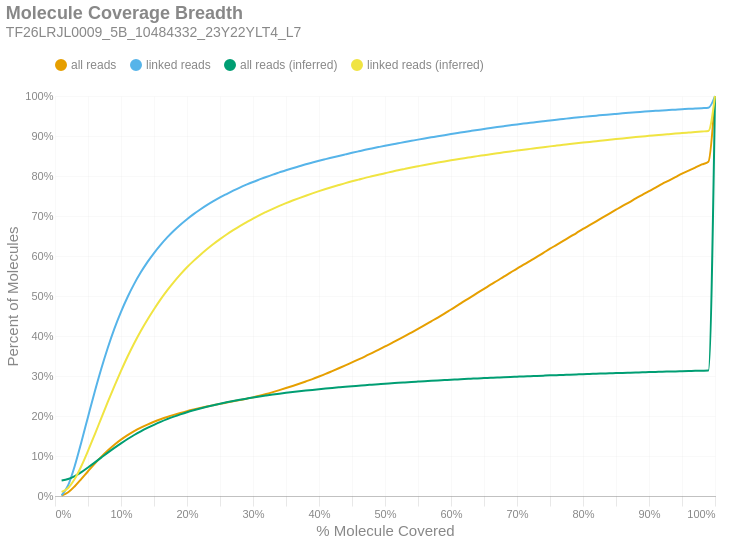

Notebook code for this chart:
### Markdown cell above
### Molecule Read Coverage
This chart shows molecule coverage breadth as computed by the number of bases aligned to that molecule. In other words, "*how much of each unique long molecule is actually sequenced/aligned?*" Keep in mind there is a distinction between sequences and alignments, since some sequences belonging to a particular molecule may not align well and wouldn't appear in the alignment data. This chart also shows molecule coverage breadth as computed by the *inferred fragment* from which the aligned sequences originate. Unlike read coverage, this calculation takes into account the total insert size, including unsequenced gaps between the forward and reverse reads. Like the previous figures, these are cumulative percents.

### Code cell
if SKIPLR:
    print_html(f"Skipped")
else:
    binned_df = consolidated_hist(valids['coverage_bp'], mask, 0.01, True)
    binned_df_inf = consolidated_hist(valids['coverage_inserts'], mask, 0.01, True)
    binned_df = binned_df.with_columns(pl.lit(binned_df_inf['all reads (cumsum)']).alias('all reads (inferred)'))
    binned_df = binned_df.with_columns(pl.lit(binned_df_inf['linked reads (cumsum)']).alias('linked reads (inferred)'))
    binned_df = binned_df.with_columns(
        (pl.col('bin').cast(pl.Float64) + 0.01).alias('right_edge')
    )

    with SafeRender(binned_df):
        (
            density_plot(binned_df, 'Molecule Coverage Breadth', samplename, 'molcov', ['all reads (inferred)','linked reads (inferred)'])
            .encode(
                #x=alt.X('bin:Q', title="% Molecule Covered").axis(format = '%').scale(padding=0),
                x=alt.X('right_edge:Q', title="% Molecule Covered").axis(format='%').scale(padding=0),
                y=alt.Y('value:Q', title='Percent of Molecules')
                    .axis(format='%')
                    .stack(False)
                    .scale(domainMin=0, padding=0),
                color=alt.Color("key:N").scale(domain = ["all reads", "linked reads", "all reads (inferred)", "linked reads (inferred)"]),
                tooltip = [
                    alt.Tooltip("key:N", title = "Data Type"),
                    alt.Tooltip("range_label:N", title="% Molecule Covered"),
                    alt.Tooltip("value:Q", format = ".2%", title="% Molecules")
                ]
            )
        ).display()

### Figure 1 — Vega-Lite specification as saved in the notebook (floating-point values rounded to 4 significant figures)
{"width": "container", "height": 400, "config": {"title": {"anchor": "start", "dy": -15, "fontSize": 18, "color": "#888888", "subtitleColor": "#888888", "subtitleFontSize": 14}, "arc": {"fill": "#0072B2"}, "axis": {"domainColor": "#888888", "domainWidth": 0.5, "gridWidth": 0.2, "grid": false, "titleFontWeight": 400, "titleFontSize": 15, "labelFontSize": 11, "labelColor": "#888888", "tickColor": "#888888", "tickWidth": 0.2, "titleColor": "#888888"}, "axisBand": {"grid": false}, "axisX": {"grid": true, "tickSize": 10, "domainCap": "round"}, "axisY": {"domain": false, "grid": true, "tickSize": 0, "domainCap": "round"}, "background": "transparent", "header": {"labelFontSize": 15, "labelColor": "#888888", "titleFontSize": 15, "titleFontWeight": 600, "titleColor": "#888888"}, "legend": {"labelFont": "sans-serif", "labelFontSize": 12, "labelColor": "#888888", "symbolSize": 100, "symbolType": "circle", "titleFontSize": 12, "titlePadding": 10, "titleColor": "#888888", "title": null, "orient": "top"}, "range": {"category": ["#E69F00", "#56B4E9", "#009E73", "#F0E442", "#0072B2", "#D55E00", "#CC79A7", "#000000"], "diverging": ["#cfe8f3", "#a2d4ec", "#73bfe2", "#46abdb", "#1696d2", "#12719e"]}, "area": {"fill": "#0072B2", "fillOpacity": 0.7, "line": true, "strokeOpacity": 0.7}, "line": {"color": "#0072B2", "stroke": "#0072B2", "strokeWidth": 2}, "trail": {"color": "#0072B2", "stroke": "#0072B2", "strokeWidth": 0, "size": 1}, "point": {"filled": true, "fillOpacity": 1.0, "size": 95}, "text": {"color": "#888888", "fontSize": 11, "align": "right", "fontWeight": 400, "size": 11}, "bar": {"fill": "#0072B2", "stroke": null}, "view": {"stroke": null, "continuousWidth": 660, "continuousHeight": 400}}, "data": {"name": "data-200b70aed3ee524ccf1949070832f5b8"}, "mark": {"type": "line", "interpolate": "monotone", "point": {"opacity": 0, "size": 275}}, "encoding": {"color": {"field": "key", "scale": {"domain": ["all reads", "linked reads", "all reads (inferred)", "linked reads (inferred)"]}, "type": "nominal"}, "tooltip": [{"field": "key", "title": "Data Type", "type": "nominal"}, {"field": "range_label", "title": "% Molecule Covered", "type": "nominal"}, {"field": "value", "format": ".2%", "title": "% Molecules", "type": "quantitative"}], "x": {"axis": {"format": "%"}, "field": "right_edge", "scale": {"padding": 0}, "title": "% Molecule Covered", "type": "quantitative"}, "y": {"axis": {"format": "%"}, "field": "value", "scale": {"domainMin": 0, "padding": 0}, "stack": false, "title": "Percent of Molecules", "type": "quantitative"}}, "params": [{"name": "param_c36ac31b6afebe62", "select": {"type": "point", "fields": ["key"]}, "bind": "legend"}], "title": {"text": "Molecule Coverage Breadth", "subtitle": "TF26LRJL0009_5B_10484332_23Y22YLT4_L7"}, "transform": [{"fold": ["all reads (cumsum)", "linked reads (cumsum)", "all reads (inferred)", "linked reads (inferred)"]}, {"calculate": "replace(datum.key, ' (cumsum)', '')", "as": "key"}, {"filter": {"param": "param_c36ac31b6afebe62"}}], "usermeta": {"embedOptions": {"downloadFileName": "TF26LRJL0009_5B_10484332_23Y22YLT4_L7.molcov"}}, "$schema": "https://vega.github.io/schema/vega-lite/v6.4.1.json", "datasets": {"data-200b70aed3ee524ccf1949070832f5b8": [{"bin": "0.0", "interval": "0.0-0.01", "all reads": 0.0008047, "linked reads": 0.001687, "all reads (cumsum)": 0.0008047, "linked reads (cumsum)": 0.001687, "range_label": "0.0-0.01", "all reads (inferred)": 0.03891, "linked reads (inferred)": 0.01027, "right_edge": 0.01}, {"bin": "0.01", "interval": "0.01-0.02", "all reads": 0.008503, "linked reads": 0.02543, "all reads (cumsum)": 0.009308, "linked reads (cumsum)": 0.02712, "range_label": "0.01-0.02", "all reads (inferred)": 0.04245, "linked reads (inferred)": 0.02019, "right_edge": 0.02}, {"bin": "0.02", "interval": "0.02-0.03", "all reads": 0.01521, "linked reads": 0.04838, "all reads (cumsum)": 0.02452, "linked reads (cumsum)": 0.0755, "range_label": "0.02-0.03", "all reads (inferred)": 0.0497, "linked reads (inferred)": 0.0429, "right_edge": 0.03}, {"bin": "0.03", "interval": "0.03-0.04", "all reads": 0.01822, "linked reads": 0.0595, "all reads (cumsum)": 0.04274, "linked reads (cumsum)": 0.135, "range_label": "0.03-0.04", "all reads (inferred)": 0.05971, "linked reads (inferred)": 0.07505, "right_edge": 0.04}, {"bin": "0.04", "interval": "0.04-0.05", "all reads": 0.01906, "linked reads": 0.06271, "all reads (cumsum)": 0.0618, "linked reads (cumsum)": 0.1977, "range_label": "0.04-0.05", "all reads (inferred)": 0.07133, "linked reads (inferred)": 0.1128, "right_edge": 0.05}, {"bin": "0.05", "interval": "0.05-0.06", "all reads": 0.01867, "linked reads": 0.06183, "all reads (cumsum)": 0.08046, "linked reads (cumsum)": 0.2595, "range_label": "0.05-0.06", "all reads (inferred)": 0.0835, "linked reads (inferred)": 0.1529, "right_edge": 0.06}, {"bin": "0.06", "interval": "0.06-0.07", "all reads": 0.01744, "linked reads": 0.05796, "all reads (cumsum)": 0.0979, "linked reads (cumsum)": 0.3175, "range_label": "0.06-0.07", "all reads (inferred)": 0.09596, "linked reads (inferred)": 0.1941, "right_edge": 0.07}, {"bin": "0.07", "interval": "0.07-0.08", "all reads": 0.016, "linked reads": 0.05314, "all reads (cumsum)": 0.1139, "linked reads (cumsum)": 0.3706, "range_label": "0.07-0.08", "all reads (inferred)": 0.1083, "linked reads (inferred)": 0.2351, "right_edge": 0.08}, {"bin": "0.08", "interval": "0.08-0.09", "all reads": 0.0144, "linked reads": 0.04787, "all reads (cumsum)": 0.1283, "linked reads (cumsum)": 0.4185, "range_label": "0.08-0.09", "all reads (inferred)": 0.1202, "linked reads (inferred)": 0.2747, "right_edge": 0.09}, {"bin": "0.09", "interval": "0.09-0.1", "all reads": 0.01265, "linked reads": 0.04202, "all reads (cumsum)": 0.141, "linked reads (cumsum)": 0.4605, "range_label": "0.09-0.1", "all reads (inferred)": 0.1316, "linked reads (inferred)": 0.3126, "right_edge": 0.1}, {"bin": "0.1", "interval": "0.1-0.11", "all reads": 0.01118, "linked reads": 0.03703, "all reads (cumsum)": 0.1521, "linked reads (cumsum)": 0.4976, "range_label": "0.1-0.11", "all reads (inferred)": 0.1425, "linked reads (inferred)": 0.3487, "right_edge": 0.11}, {"bin": "0.11", "interval": "0.11-0.12", "all reads": 0.009917, "linked reads": 0.0328, "all reads (cumsum)": 0.1621, "linked reads (cumsum)": 0.5304, "range_label": "0.11-0.12", "all reads (inferred)": 0.1525, "linked reads (inferred)": 0.382, "right_edge": 0.12}, {"bin": "0.12", "interval": "0.12-0.13", "all reads": 0.008738, "linked reads": 0.0288, "all reads (cumsum)": 0.1708, "linked reads (cumsum)": 0.5592, "range_label": "0.12-0.13", "all reads (inferred)": 0.1617, "linked reads (inferred)": 0.4127, "right_edge": 0.13}, {"bin": "0.13", "interval": "0.13-0.14", "all reads": 0.007807, "linked reads": 0.02558, "all reads (cumsum)": 0.1786, "linked reads (cumsum)": 0.5847, "range_label": "0.13-0.14", "all reads (inferred)": 0.1701, "linked reads (inferred)": 0.4407, "right_edge": 0.14}, {"bin": "0.14", "interval": "0.14-0.15", "all reads": 0.006967, "linked reads": 0.0227, "all reads (cumsum)": 0.1856, "linked reads (cumsum)": 0.6074, "range_label": "0.14-0.15", "all reads (inferred)": 0.178, "linked reads (inferred)": 0.467, "right_edge": 0.15}, {"bin": "0.15", "interval": "0.15-0.16", "all reads": 0.006306, "linked reads": 0.02045, "all reads (cumsum)": 0.1919, "linked reads (cumsum)": 0.6279, "range_label": "0.15-0.16", "all reads (inferred)": 0.1854, "linked reads (inferred)": 0.4916, "right_edge": 0.16}, {"bin": "0.16", "interval": "0.16-0.17", "all reads": 0.005764, "linked reads": 0.01859, "all reads (cumsum)": 0.1976, "linked reads (cumsum)": 0.6465, "range_label": "0.16-0.17", "all reads (inferred)": 0.1921, "linked reads (inferred)": 0.5141, "right_edge": 0.17}, {"bin": "0.17", "interval": "0.17-0.18", "all reads": 0.00521, "linked reads": 0.01668, "all reads (cumsum)": 0.2029, "linked reads (cumsum)": 0.6632, "range_label": "0.17-0.18", "all reads (inferred)": 0.1983, "linked reads (inferred)": 0.5347, "right_edge": 0.18}, {"bin": "0.18", "interval": "0.18-0.19", "all reads": 0.004772, "linked reads": 0.01513, "all reads (cumsum)": 0.2076, "linked reads (cumsum)": 0.6783, "range_label": "0.18-0.19", "all reads (inferred)": 0.2041, "linked reads (inferred)": 0.5539, "right_edge": 0.19}, {"bin": "0.19", "interval": "0.19-0.2", "all reads": 0.004408, "linked reads": 0.01376, "all reads (cumsum)": 0.212, "linked reads (cumsum)": 0.692, "range_label": "0.19-0.2", "all reads (inferred)": 0.2095, "linked reads (inferred)": 0.5718, "right_edge": 0.2}, {"bin": "0.2", "interval": "0.2-0.21", "all reads": 0.004066, "linked reads": 0.01263, "all reads (cumsum)": 0.2161, "linked reads (cumsum)": 0.7047, "range_label": "0.2-0.21", "all reads (inferred)": 0.2143, "linked reads (inferred)": 0.5878, "right_edge": 0.21}, {"bin": "0.21", "interval": "0.21-0.22", "all reads": 0.003827, "linked reads": 0.01164, "all reads (cumsum)": 0.2199, "linked reads (cumsum)": 0.7163, "range_label": "0.21-0.22", "all reads (inferred)": 0.2188, "linked reads (inferred)": 0.6027, "right_edge": 0.22}, {"bin": "0.22", "interval": "0.22-0.23", "all reads": 0.003635, "linked reads": 0.01075, "all reads (cumsum)": 0.2236, "linked reads (cumsum)": 0.7271, "range_label": "0.22-0.23", "all reads (inferred)": 0.223, "linked reads (inferred)": 0.6168, "right_edge": 0.23}, {"bin": "0.23", "interval": "0.23-0.24", "all reads": 0.003431, "linked reads": 0.009874, "all reads (cumsum)": 0.227, "linked reads (cumsum)": 0.737, "range_label": "0.23-0.24", "all reads (inferred)": 0.227, "linked reads (inferred)": 0.6299, "right_edge": 0.24}, {"bin": "0.24", "interval": "0.24-0.25", "all reads": 0.003352, "linked reads": 0.00933, "all reads (cumsum)": 0.2303, "linked reads (cumsum)": 0.7463, "range_label": "0.24-0.25", "all reads (inferred)": 0.2307, "linked reads (inferred)": 0.6421, "right_edge": 0.25}, {"bin": "0.25", "interval": "0.25-0.26", "all reads": 0.003163, "linked reads": 0.00862, "all reads (cumsum)": 0.2335, "linked reads (cumsum)": 0.7549, "range_label": "0.25-0.26", "all reads (inferred)": 0.2342, "linked reads (inferred)": 0.6537, "right_edge": 0.26}, {"bin": "0.26", "interval": "0.26-0.27", "all reads": 0.003127, "linked reads": 0.008348, "all reads (cumsum)": 0.2366, "linked reads (cumsum)": 0.7633, "range_label": "0.26-0.27", "all reads (inferred)": 0.2374, "linked reads (inferred)": 0.6645, "right_edge": 0.27}, {"bin": "0.27", "interval": "0.27-0.28", "all reads": 0.003089, "linked reads": 0.007833, "all reads (cumsum)": 0.2397, "linked reads (cumsum)": 0.7711, "range_label": "0.27-0.28", "all reads (inferred)": 0.2405, "linked reads (inferred)": 0.6747, "right_edge": 0.28}, {"bin": "0.28", "interval": "0.28-0.29", "all reads": 0.003231, "linked reads": 0.00722, "all reads (cumsum)": 0.243, "linked reads (cumsum)": 0.7783, "range_label": "0.28-0.29", "all reads (inferred)": 0.2434, "linked reads (inferred)": 0.6843, "right_edge": 0.29}, {"bin": "0.29", "interval": "0.29-0.3", "all reads": 0.00361, "linked reads": 0.006775, "all reads (cumsum)": 0.2466, "linked reads (cumsum)": 0.7851, "range_label": "0.29-0.3", "all reads (inferred)": 0.2462, "linked reads (inferred)": 0.6937, "right_edge": 0.3}, {"bin": "0.3", "interval": "0.3-0.31", "all reads": 0.003867, "linked reads": 0.006336, "all reads (cumsum)": 0.2504, "linked reads (cumsum)": 0.7914, "range_label": "0.3-0.31", "all reads (inferred)": 0.2489, "linked reads (inferred)": 0.7024, "right_edge": 0.31}, {"bin": "0.31", "interval": "0.31-0.32", "all reads": 0.004459, "linked reads": 0.006229, "all reads (cumsum)": 0.2549, "linked reads (cumsum)": 0.7976, "range_label": "0.31-0.32", "all reads (inferred)": 0.2513, "linked reads (inferred)": 0.7103, "right_edge": 0.32}, {"bin": "0.32", "interval": "0.32-0.33", "all reads": 0.004824, "linked reads": 0.005858, "all reads (cumsum)": 0.2597, "linked reads (cumsum)": 0.8035, "range_label": "0.32-0.33", "all reads (inferred)": 0.2536, "linked reads (inferred)": 0.718, "right_edge": 0.33}, {"bin": "0.33", "interval": "0.33-0.34", "all reads": 0.004969, "linked reads": 0.005475, "all reads (cumsum)": 0.2647, "linked reads (cumsum)": 0.809, "range_label": "0.33-0.34", "all reads (inferred)": 0.2558, "linked reads (inferred)": 0.7254, "right_edge": 0.34}, {"bin": "0.34", "interval": "0.34-0.35", "all reads": 0.005164, "linked reads": 0.005419, "all reads (cumsum)": 0.2698, "linked reads (cumsum)": 0.8144, "range_label": "0.34-0.35", "all reads (inferred)": 0.2579, "linked reads (inferred)": 0.7322, "right_edge": 0.35}, {"bin": "0.35", "interval": "0.35-0.36", "all reads": 0.00534, "linked reads": 0.005038, "all reads (cumsum)": 0.2752, "linked reads (cumsum)": 0.8194, "range_label": "0.35-0.36", "all reads (inferred)": 0.2598, "linked reads (inferred)": 0.7386, "right_edge": 0.36}, {"bin": "0.36", "interval": "0.36-0.37", "all reads": 0.005509, "linked reads": 0.004898, "all reads (cumsum)": 0.2807, "linked reads (cumsum)": 0.8243, "range_label": "0.36-0.37", "all reads (inferred)": 0.2617, "linked reads (inferred)": 0.7448, "right_edge": 0.37}, {"bin": "0.37", "interval": "0.37-0.38", "all reads": 0.005727, "linked reads": 0.004997, "all reads (cumsum)": 0.2864, "linked reads (cumsum)": 0.8293, "range_label": "0.37-0.38", "all reads (inferred)": 0.2635, "linked reads (inferred)": 0.7507, "right_edge": 0.38}, {"bin": "0.38", "interval": "0.38-0.39", "all reads": 0.005854, "linked reads": 0.004467, "all reads (cumsum)": 0.2923, "linked reads (cumsum)": 0.8338, "range_label": "0.38-0.39", "all reads (inferred)": 0.2653, "linked reads (inferred)": 0.7565, "right_edge": 0.39}, {"bin": "0.39", "interval": "0.39-0.4", "all reads": 0.006369, "linked reads": 0.004357, "all reads (cumsum)": 0.2986, "linked reads (cumsum)": 0.8382, "range_label": "0.39-0.4", "all reads (inferred)": 0.267, "linked reads (inferred)": 0.7621, "right_edge": 0.4}, {"bin": "0.4", "interval": "0.4-0.41", "all reads": 0.006625, "linked reads": 0.004055, "all reads (cumsum)": 0.3053, "linked reads (cumsum)": 0.8422, "range_label": "0.4-0.41", "all reads (inferred)": 0.2686, "linked reads (inferred)": 0.7673, "right_edge": 0.41}, {"bin": "0.41", "interval": "0.41-0.42", "all reads": 0.007031, "linked reads": 0.003991, "all reads (cumsum)": 0.3123, "linked reads (cumsum)": 0.8462, "range_label": "0.41-0.42", "all reads (inferred)": 0.2701, "linked reads (inferred)": 0.7724, "right_edge": 0.42}, {"bin": "0.42", "interval": "0.42-0.43", "all reads": 0.007132, "linked reads": 0.003993, "all reads (cumsum)": 0.3194, "linked reads (cumsum)": 0.8502, "range_label": "0.42-0.43", "all reads (inferred)": 0.2716, "linked reads (inferred)": 0.7774, "right_edge": 0.43}, {"bin": "0.43", "interval": "0.43-0.44", "all reads": 0.007216, "linked reads": 0.003875, "all reads (cumsum)": 0.3267, "linked reads (cumsum)": 0.8541, "range_label": "0.43-0.44", "all reads (inferred)": 0.2731, "linked reads (inferred)": 0.7822, "right_edge": 0.44}, {"bin": "0.44", "interval": "0.44-0.45", "all reads": 0.007477, "linked reads": 0.003844, "all reads (cumsum)": 0.3341, "linked reads (cumsum)": 0.8579, "range_label": "0.44-0.45", "all reads (inferred)": 0.2745, "linked reads (inferred)": 0.7867, "right_edge": 0.45}, {"bin": "0.45", "interval": "0.45-0.46", "all reads": 0.007411, "linked reads": 0.003759, "all reads (cumsum)": 0.3415, "linked reads (cumsum)": 0.8617, "range_label": "0.45-0.46", "all reads (inferred)": 0.2758, "linked reads (inferred)": 0.7909, "right_edge": 0.46}, {"bin": "0.46", "interval": "0.46-0.47", "all reads": 0.007668, "linked reads": 0.003718, "all reads (cumsum)": 0.3492, "linked reads (cumsum)": 0.8654, "range_label": "0.46-0.47", "all reads (inferred)": 0.2771, "linked reads (inferred)": 0.7953, "right_edge": 0.47}, {"bin": "0.47", "interval": "0.47-0.48", "all reads": 0.008035, "linked reads": 0.003461, "all reads (cumsum)": 0.3572, "linked reads (cumsum)": 0.8688, "range_label": "0.47-0.48", "all reads (inferred)": 0.2783, "linked reads (inferred)": 0.7991, "right_edge": 0.48}, {"bin": "0.48", "interval": "0.48-0.49", "all reads": 0.007902, "linked reads": 0.003403, "all reads (cumsum)": 0.3651, "linked reads (cumsum)": 0.8723, "range_label": "0.48-0.49", "all reads (inferred)": 0.2795, "linked reads (inferred)": 0.8031, "right_edge": 0.49}, {"bin": "0.49", "interval": "0.49-0.5", "all reads": 0.008907, "linked reads": 0.003329, "all reads (cumsum)": 0.3741, "linked reads (cumsum)": 0.8756, "range_label": "0.49-0.5", "all reads (inferred)": 0.2807, "linked reads (inferred)": 0.807, "right_edge": 0.5}, {"bin": "0.5", "interval": "0.5-0.51", "all reads": 0.007888, "linked reads": 0.003093, "all reads (cumsum)": 0.3819, "linked reads (cumsum)": 0.8787, "range_label": "0.5-0.51", "all reads (inferred)": 0.2818, "linked reads (inferred)": 0.8106, "right_edge": 0.51}, {"bin": "0.51", "interval": "0.51-0.52", "all reads": 0.00892, "linked reads": 0.00313, "all reads (cumsum)": 0.3909, "linked reads (cumsum)": 0.8818, "range_label": "0.51-0.52", "all reads (inferred)": 0.283, "linked reads (inferred)": 0.8144, "right_edge": 0.52}, {"bin": "0.52", "interval": "0.52-0.53", "all reads": 0.008805, "linked reads": 0.003128, "all reads (cumsum)": 0.3997, "linked reads (cumsum)": 0.8849, "range_label": "0.52-0.53", "all reads (inferred)": 0.284, "linked reads (inferred)": 0.8178, "right_edge": 0.53}, {"bin": "0.53", "interval": "0.53-0.54", "all reads": 0.009074, "linked reads": 0.002975, "all reads (cumsum)": 0.4087, "linked reads (cumsum)": 0.8879, "range_label": "0.53-0.54", "all reads (inferred)": 0.285, "linked reads (inferred)": 0.8212, "right_edge": 0.54}, {"bin": "0.54", "interval": "0.54-0.55", "all reads": 0.009159, "linked reads": 0.002993, "all reads (cumsum)": 0.4179, "linked reads (cumsum)": 0.8909, "range_label": "0.54-0.55", "all reads (inferred)": 0.286, "linked reads (inferred)": 0.8244, "right_edge": 0.55}, {"bin": "0.55", "interval": "0.55-0.56", "all reads": 0.009386, "linked reads": 0.002888, "all reads (cumsum)": 0.4273, "linked reads (cumsum)": 0.8938, "range_label": "0.55-0.56", "all reads (inferred)": 0.287, "linked reads (inferred)": 0.8276, "right_edge": 0.56}, {"bin": "0.56", "interval": "0.56-0.57", "all reads": 0.009453, "linked reads": 0.002817, "all reads (cumsum)": 0.4367, "linked reads (cumsum)": 0.8966, "range_label": "0.56-0.57", "all reads (inferred)": 0.288, "linked reads (inferred)": 0.8306, "right_edge": 0.57}, {"bin": "0.57", "interval": "0.57-0.58", "all reads": 0.009432, "linked reads": 0.002836, "all reads (cumsum)": 0.4462, "linked reads (cumsum)": 0.8994, "range_label": "0.57-0.58", "all reads (inferred)": 0.2889, "linked reads (inferred)": 0.8335, "right_edge": 0.58}, {"bin": "0.58", "interval": "0.58-0.59", "all reads": 0.009875, "linked reads": 0.00271, "all reads (cumsum)": 0.456, "linked reads (cumsum)": 0.9022, "range_label": "0.58-0.59", "all reads (inferred)": 0.2898, "linked reads (inferred)": 0.8363, "right_edge": 0.59}, {"bin": "0.59", "interval": "0.59-0.6", "all reads": 0.01025, "linked reads": 0.002689, "all reads (cumsum)": 0.4663, "linked reads (cumsum)": 0.9048, "range_label": "0.59-0.6", "all reads (inferred)": 0.2907, "linked reads (inferred)": 0.8392, "right_edge": 0.6}, {"bin": "0.6", "interval": "0.6-0.61", "all reads": 0.01003, "linked reads": 0.002608, "all reads (cumsum)": 0.4763, "linked reads (cumsum)": 0.9074, "range_label": "0.6-0.61", "all reads (inferred)": 0.2915, "linked reads (inferred)": 0.8418, "right_edge": 0.61}, {"bin": "0.61", "interval": "0.61-0.62", "all reads": 0.01064, "linked reads": 0.002668, "all reads (cumsum)": 0.487, "linked reads (cumsum)": 0.9101, "range_label": "0.61-0.62", "all reads (inferred)": 0.2924, "linked reads (inferred)": 0.8446, "right_edge": 0.62}, {"bin": "0.62", "interval": "0.62-0.63", "all reads": 0.01023, "linked reads": 0.002501, "all reads (cumsum)": 0.4972, "linked reads (cumsum)": 0.9126, "range_label": "0.62-0.63", "all reads (inferred)": 0.2932, "linked reads (inferred)": 0.8471, "right_edge": 0.63}, {"bin": "0.63", "interval": "0.63-0.64", "all reads": 0.01039, "linked reads": 0.00247, "all reads (cumsum)": 0.5076, "linked reads (cumsum)": 0.9151, "range_label": "0.63-0.64", "all reads (inferred)": 0.294, "linked reads (inferred)": 0.8497, "right_edge": 0.64}, {"bin": "0.64", "interval": "0.64-0.65", "all reads": 0.0102, "linked reads": 0.002393, "all reads (cumsum)": 0.5178, "linked reads (cumsum)": 0.9175, "range_label": "0.64-0.65", "all reads (inferred)": 0.2947, "linked reads (inferred)": 0.852, "right_edge": 0.65}, {"bin": "0.65", "interval": "0.65-0.66", "all reads": 0.01041, "linked reads": 0.002428, "all reads (cumsum)": 0.5282, "linked reads (cumsum)": 0.9199, "range_label": "0.65-0.66", "all reads (inferred)": 0.2954, "linked reads (inferred)": 0.8544, "right_edge": 0.66}, {"bin": "0.66", "interval": "0.66-0.67", "all reads": 0.009949, "linked reads": 0.002354, "all reads (cumsum)": 0.5381, "linked reads (cumsum)": 0.9223, "range_label": "0.66-0.67", "all reads (inferred)": 0.2962, "linked reads (inferred)": 0.8568, "right_edge": 0.67}, {"bin": "0.67", "interval": "0.67-0.68", "all reads": 0.01032, "linked reads": 0.002242, "all reads (cumsum)": 0.5485, "linked reads (cumsum)": 0.9245, "range_label": "0.67-0.68", "all reads (inferred)": 0.2969, "linked reads (inferred)": 0.8592, "right_edge": 0.68}, {"bin": "0.68", "interval": "0.68-0.69", "all reads": 0.009866, "linked reads": 0.002234, "all reads (cumsum)": 0.5583, "linked reads (cumsum)": 0.9267, "range_label": "0.68-0.69", "all reads (inferred)": 0.2976, "linked reads (inferred)": 0.8615, "right_edge": 0.69}, {"bin": "0.69", "interval": "0.69-0.7", "all reads": 0.01021, "linked reads": 0.002209, "all reads (cumsum)": 0.5685, "linked reads (cumsum)": 0.9289, "range_label": "0.69-0.7", "all reads (inferred)": 0.2983, "linked reads (inferred)": 0.8636, "right_edge": 0.7}, {"bin": "0.7", "interval": "0.7-0.71", "all reads": 0.009696, "linked reads": 0.002107, "all reads (cumsum)": 0.5782, "linked reads (cumsum)": 0.9311, "range_label": "0.7-0.71", "all reads (inferred)": 0.299, "linked reads (inferred)": 0.8657, "right_edge": 0.71}, {"bin": "0.71", "interval": "0.71-0.72", "all reads": 0.009646, "linked reads": 0.001971, "all reads (cumsum)": 0.5879, "linked reads (cumsum)": 0.933, "range_label": "0.71-0.72", "all reads (inferred)": 0.2996, "linked reads (inferred)": 0.8678, "right_edge": 0.72}, {"bin": "0.72", "interval": "0.72-0.73", "all reads": 0.01011, "linked reads": 0.002072, "all reads (cumsum)": 0.598, "linked reads (cumsum)": 0.9351, "range_label": "0.72-0.73", "all reads (inferred)": 0.3003, "linked reads (inferred)": 0.8699, "right_edge": 0.73}, {"bin": "0.73", "interval": "0.73-0.74", "all reads": 0.009926, "linked reads": 0.001946, "all reads (cumsum)": 0.6079, "linked reads (cumsum)": 0.937, "range_label": "0.73-0.74", "all reads (inferred)": 0.3009, "linked reads (inferred)": 0.872, "right_edge": 0.74}, {"bin": "0.74", "interval": "0.74-0.75", "all reads": 0.01032, "linked reads": 0.001896, "all reads (cumsum)": 0.6182, "linked reads (cumsum)": 0.9389, "range_label": "0.74-0.75", "all reads (inferred)": 0.3016, "linked reads (inferred)": 0.8741, "right_edge": 0.75}, {"bin": "0.75", "interval": "0.75-0.76", "all reads": 0.009557, "linked reads": 0.001904, "all reads (cumsum)": 0.6278, "linked reads (cumsum)": 0.9408, "range_label": "0.75-0.76", "all reads (inferred)": 0.3022, "linked reads (inferred)": 0.876, "right_edge": 0.76}, {"bin": "0.76", "interval": "0.76-0.77", "all reads": 0.009847, "linked reads": 0.001743, "all reads (cumsum)": 0.6376, "linked reads (cumsum)": 0.9426, "range_label": "0.76-0.77", "all reads (inferred)": 0.3028, "linked reads (inferred)": 0.878, "right_edge": 0.77}, {"bin": "0.77", "interval": "0.77-0.78", "all reads": 0.01001, "linked reads": 0.00183, "all reads (cumsum)": 0.6476, "linked reads (cumsum)": 0.9444, "range_label": "0.77-0.78", "all reads (inferred)": 0.3034, "linked reads (inferred)": 0.8799, "right_edge": 0.78}, {"bin": "0.78", "interval": "0.78-0.79", "all reads": 0.009752, "linked reads": 0.001683, "all reads (cumsum)": 0.6574, "linked reads (cumsum)": 0.9461, "range_label": "0.78-0.79", "all reads (inferred)": 0.304, "linked reads (inferred)": 0.8818, "right_edge": 0.79}, {"bin": "0.79", "interval": "0.79-0.8", "all reads": 0.01018, "linked reads": 0.001726, "all reads (cumsum)": 0.6676, "linked reads (cumsum)": 0.9478, "range_label": "0.79-0.8", "all reads (inferred)": 0.3045, "linked reads (inferred)": 0.8836, "right_edge": 0.8}, {"bin": "0.8", "interval": "0.8-0.81", "all reads": 0.009354, "linked reads": 0.001579, "all reads (cumsum)": 0.6769, "linked reads (cumsum)": 0.9494, "range_label": "0.8-0.81", "all reads (inferred)": 0.3051, "linked reads (inferred)": 0.8852, "right_edge": 0.81}, {"bin": "0.81", "interval": "0.81-0.82", "all reads": 0.009674, "linked reads": 0.001486, "all reads (cumsum)": 0.6866, "linked reads (cumsum)": 0.9509, "range_label": "0.81-0.82", "all reads (inferred)": 0.3056, "linked reads (inferred)": 0.887, "right_edge": 0.82}, {"bin": "0.82", "interval": "0.82-0.83", "all reads": 0.009914, "linked reads": 0.001606, "all reads (cumsum)": 0.6965, "linked reads (cumsum)": 0.9525, "range_label": "0.82-0.83", "all reads (inferred)": 0.3062, "linked reads (inferred)": 0.8887, "right_edge": 0.83}, {"bin": "0.83", "interval": "0.83-0.84", "all reads": 0.009646, "linked reads": 0.001364, "all reads (cumsum)": 0.7062, "linked reads (cumsum)": 0.9539, "range_label": "0.83-0.84", "all reads (inferred)": 0.3067, "linked reads (inferred)": 0.8905, "right_edge": 0.84}, {"bin": "0.84", "interval": "0.84-0.85", "all reads": 0.009569, "linked reads": 0.001418, "all reads (cumsum)": 0.7157, "linked reads (cumsum)": 0.9553, "range_label": "0.84-0.85", "all reads (inferred)": 0.3073, "linked reads (inferred)": 0.8922, "right_edge": 0.85}, {"bin": "0.85", "interval": "0.85-0.86", "all reads": 0.009494, "linked reads": 0.001432, "all reads (cumsum)": 0.7252, "linked reads (cumsum)": 0.9567, "range_label": "0.85-0.86", "all reads (inferred)": 0.3078, "linked reads (inferred)": 0.8939, "right_edge": 0.86}, {"bin": "0.86", "interval": "0.86-0.87", "all reads": 0.009121, "linked reads": 0.001339, "all reads (cumsum)": 0.7343, "linked reads (cumsum)": 0.958, "range_label": "0.86-0.87", "all reads (inferred)": 0.3083, "linked reads (inferred)": 0.8956, "right_edge": 0.87}, {"bin": "0.87", "interval": "0.87-0.88", "all reads": 0.009575, "linked reads": 0.001302, "all reads (cumsum)": 0.7439, "linked reads (cumsum)": 0.9594, "range_label": "0.87-0.88", "all reads (inferred)": 0.3088, "linked reads (inferred)": 0.8972, "right_edge": 0.88}, {"bin": "0.88", "interval": "0.88-0.89", "all reads": 0.00914, "linked reads": 0.001225, "all reads (cumsum)": 0.7531, "linked reads (cumsum)": 0.9606, "range_label": "0.88-0.89", "all reads (inferred)": 0.3093, "linked reads (inferred)": 0.8987, "right_edge": 0.89}, {"bin": "0.89", "interval": "0.89-0.9", "all reads": 0.009216, "linked reads": 0.001234, "all reads (cumsum)": 0.7623, "linked reads (cumsum)": 0.9618, "range_label": "0.89-0.9", "all reads (inferred)": 0.3098, "linked reads (inferred)": 0.9004, "right_edge": 0.9}, {"bin": "0.9", "interval": "0.9-0.91", "all reads": 0.008607, "linked reads": 0.001039, "all reads (cumsum)": 0.7709, "linked reads (cumsum)": 0.9628, "range_label": "0.9-0.91", "all reads (inferred)": 0.3102, "linked reads (inferred)": 0.9018, "right_edge": 0.91}, {"bin": "0.91", "interval": "0.91-0.92", "all reads": 0.009664, "linked reads": 0.001126, "all reads (cumsum)": 0.7805, "linked reads (cumsum)": 0.964, "range_label": "0.91-0.92", "all reads (inferred)": 0.3107, "linked reads (inferred)": 0.9033, "right_edge": 0.92}, {"bin": "0.92", "interval": "0.92-0.93", "all reads": 0.007908, "linked reads": 0.000946, "all reads (cumsum)": 0.7884, "linked reads (cumsum)": 0.9649, "range_label": "0.92-0.93", "all reads (inferred)": 0.3111, "linked reads (inferred)": 0.9047, "right_edge": 0.93}, {"bin": "0.93", "interval": "0.93-0.94", "all reads": 0.008466, "linked reads": 0.0009791, "all reads (cumsum)": 0.7969, "linked reads (cumsum)": 0.9659, "range_label": "0.93-0.94", "all reads (inferred)": 0.3116, "linked reads (inferred)": 0.906, "right_edge": 0.94}, {"bin": "0.94", "interval": "0.94-0.95", "all reads": 0.009027, "linked reads": 0.0009501, "all reads (cumsum)": 0.8059, "linked reads (cumsum)": 0.9669, "range_label": "0.94-0.95", "all reads (inferred)": 0.312, "linked reads (inferred)": 0.9073, "right_edge": 0.95}, {"bin": "0.95", "interval": "0.95-0.96", "all reads": 0.007348, "linked reads": 0.001043, "all reads (cumsum)": 0.8133, "linked reads (cumsum)": 0.9679, "range_label": "0.95-0.96", "all reads (inferred)": 0.3124, "linked reads (inferred)": 0.9086, "right_edge": 0.96}, {"bin": "0.96", "interval": "0.96-0.97", "all reads": 0.007861, "linked reads": 0.0008135, "all reads (cumsum)": 0.8212, "linked reads (cumsum)": 0.9687, "range_label": "0.96-0.97", "all reads (inferred)": 0.3128, "linked reads (inferred)": 0.9099, "right_edge": 0.97}, {"bin": "0.97", "interval": "0.97-0.98", "all reads": 0.007723, "linked reads": 0.0008321, "all reads (cumsum)": 0.8289, "linked reads (cumsum)": 0.9695, "range_label": "0.97-0.98", "all reads (inferred)": 0.3133, "linked reads (inferred)": 0.9112, "right_edge": 0.98}, {"bin": "0.98", "interval": "0.98-0.99", "all reads": 0.006704, "linked reads": 0.0008591, "all reads (cumsum)": 0.8356, "linked reads (cumsum)": 0.9704, "range_label": "0.98-0.99", "all reads (inferred)": 0.3137, "linked reads (inferred)": 0.9126, "right_edge": 0.99}, {"bin": "0.99", "interval": "0.99-1.0", "all reads": 0.1644, "linked reads": 0.0296, "all reads (cumsum)": 1.0, "linked reads (cumsum)": 1.0, "range_label": "0.99-1.0", "all reads (inferred)": 1.0, "linked reads (inferred)": 1.0, "right_edge": 1.0}]}}
